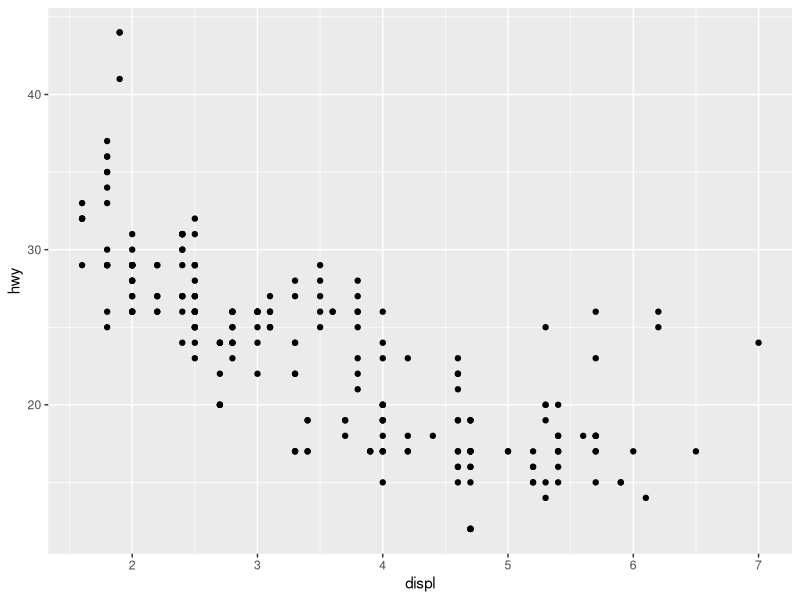
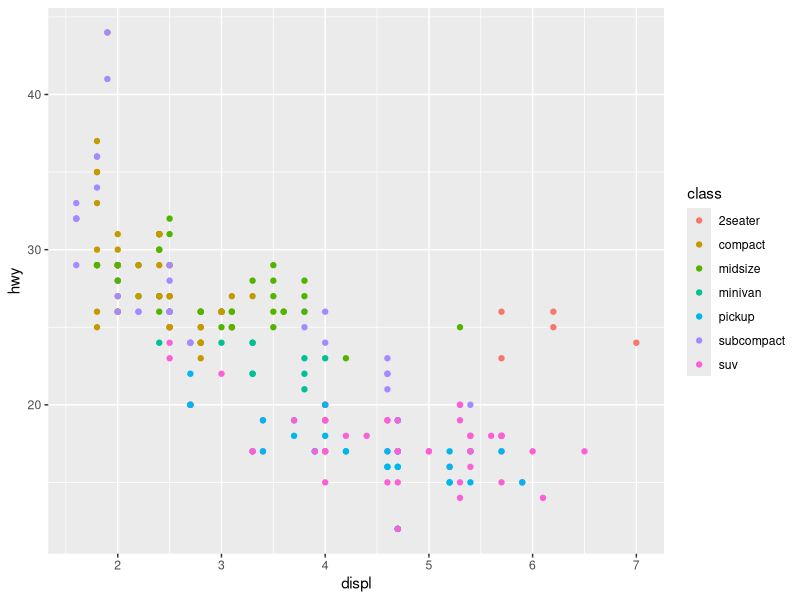
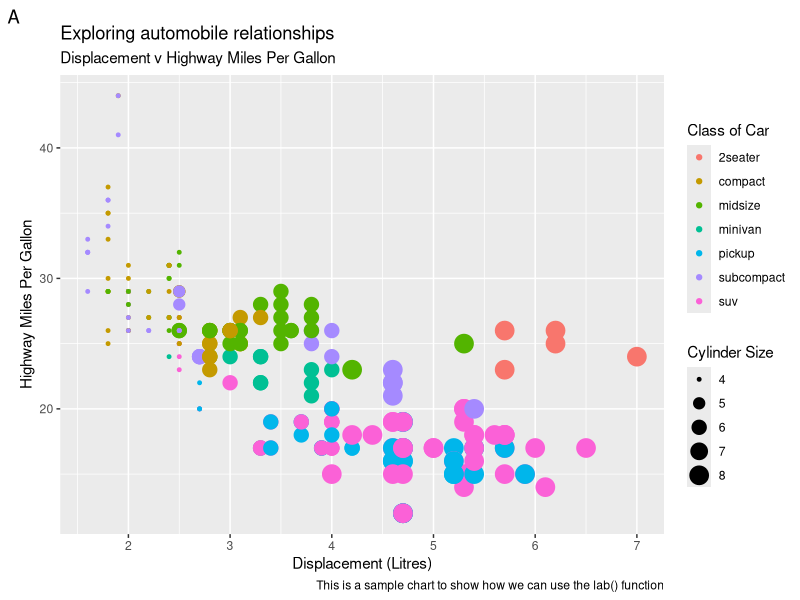
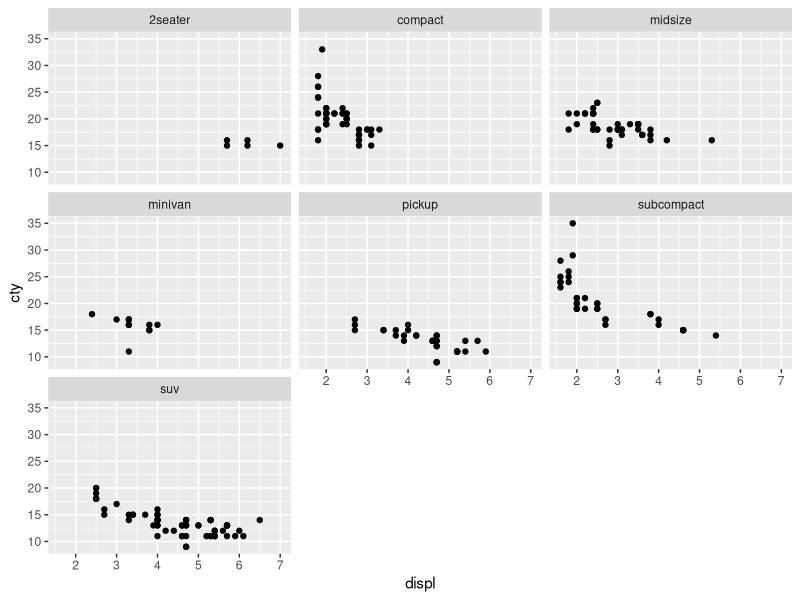
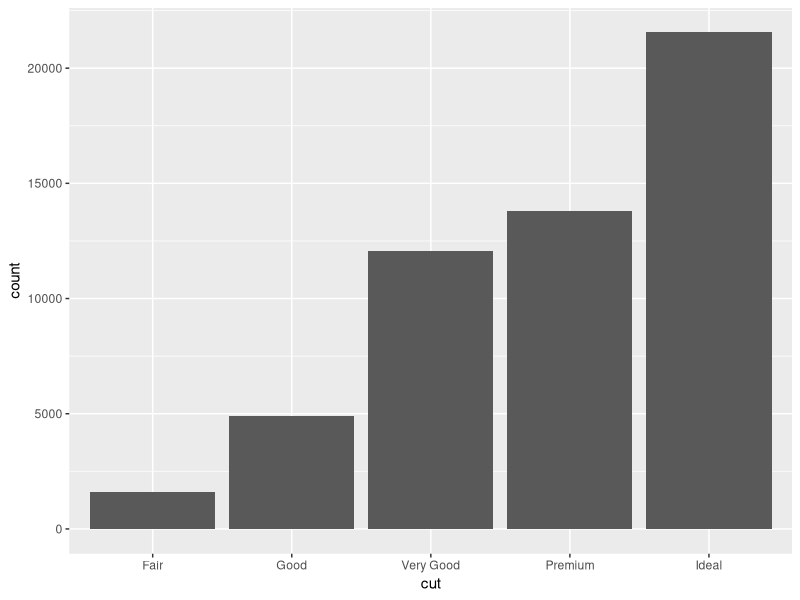
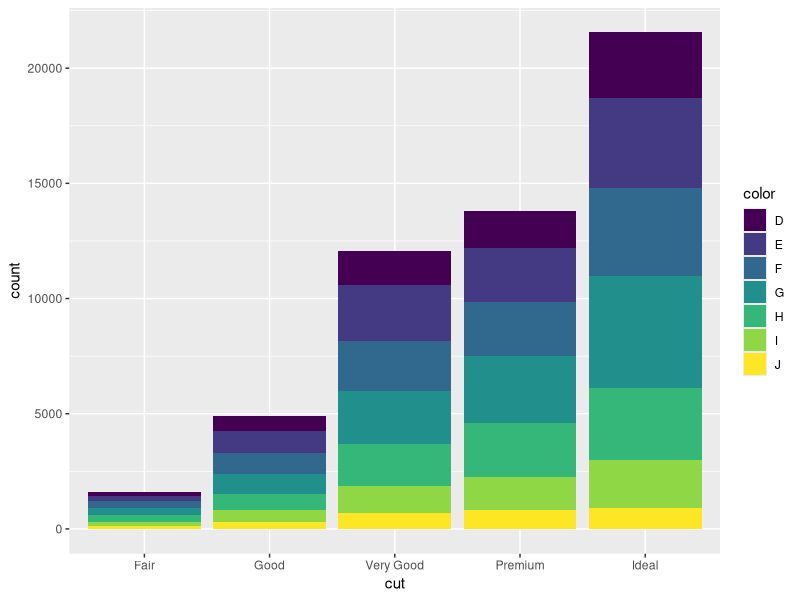
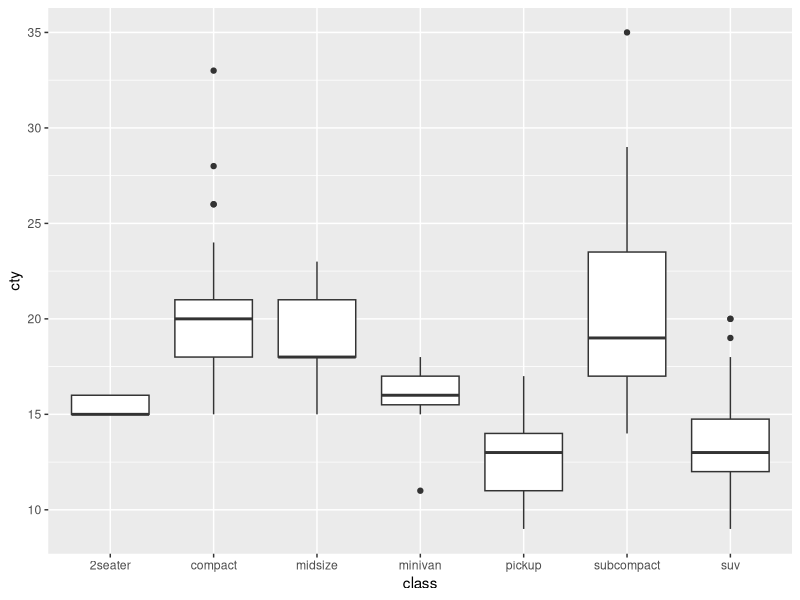
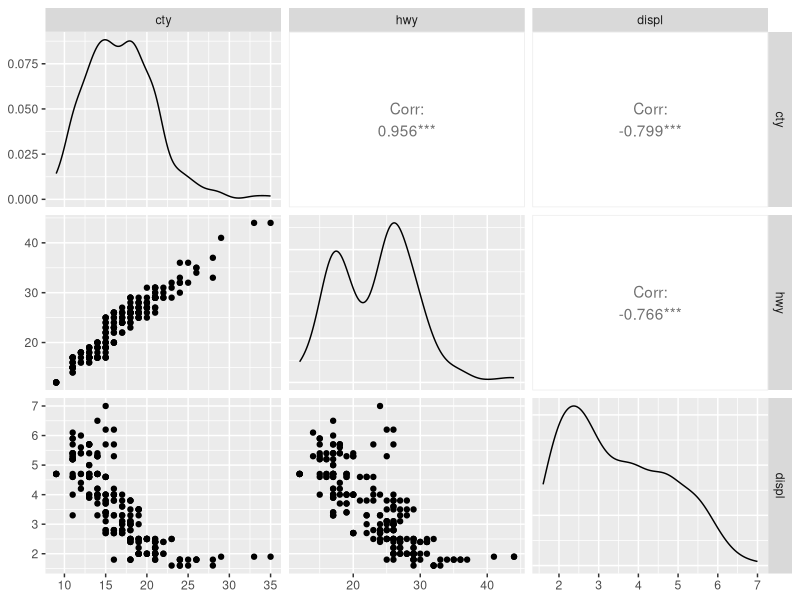

These figures' R source, in order:
library(ggplot2)
library(GGally)



ggplot(mpg,aes(x=displ,y=hwy))+
  geom_point()

ggplot(mpg,aes(x=displ,y=hwy,colour=class))+
  geom_point()

p1 <- ggplot(data=mpg,aes(x=displ,y=hwy,size=cyl,colour=class))+
  geom_point()

p1 <- p1 + 
  labs(
    title = "Exploring automobile relationships",
    subtitle = "Displacement v Highway Miles Per Gallon",
    colour = "Class of Car",
    size = "Cylinder Size",
    caption = "This is a sample chart to show how we can use the lab() function",
    tag = "A",
    x = "Displacement (Litres)",
    y = "Highway Miles Per Gallon"
  )

p1

ggplot(data=mpg,aes(x=displ,y=cty))+
  geom_point()+
  facet_wrap(~class)

summary(diamonds$cut)

ggplot(data=diamonds,mapping=aes(x=cut))+
  geom_bar()


ggplot(data=diamonds,mapping=aes(x=cut,fill=color))+
  geom_bar()

ggplot(data=mpg,mapping=aes(y=cty,x=class))+
  geom_boxplot()


my_vars <- subset(mpg,select=c(cty,hwy,displ))
ggpairs(my_vars)

ggplot(data=mpg,mapping=aes(y=cty,x=class))+
  geom_boxplot()+
  theme_classic()

ggplot(data=mpg,mapping=aes(y=cty,x=class))+
  geom_boxplot()+
  theme_void()


